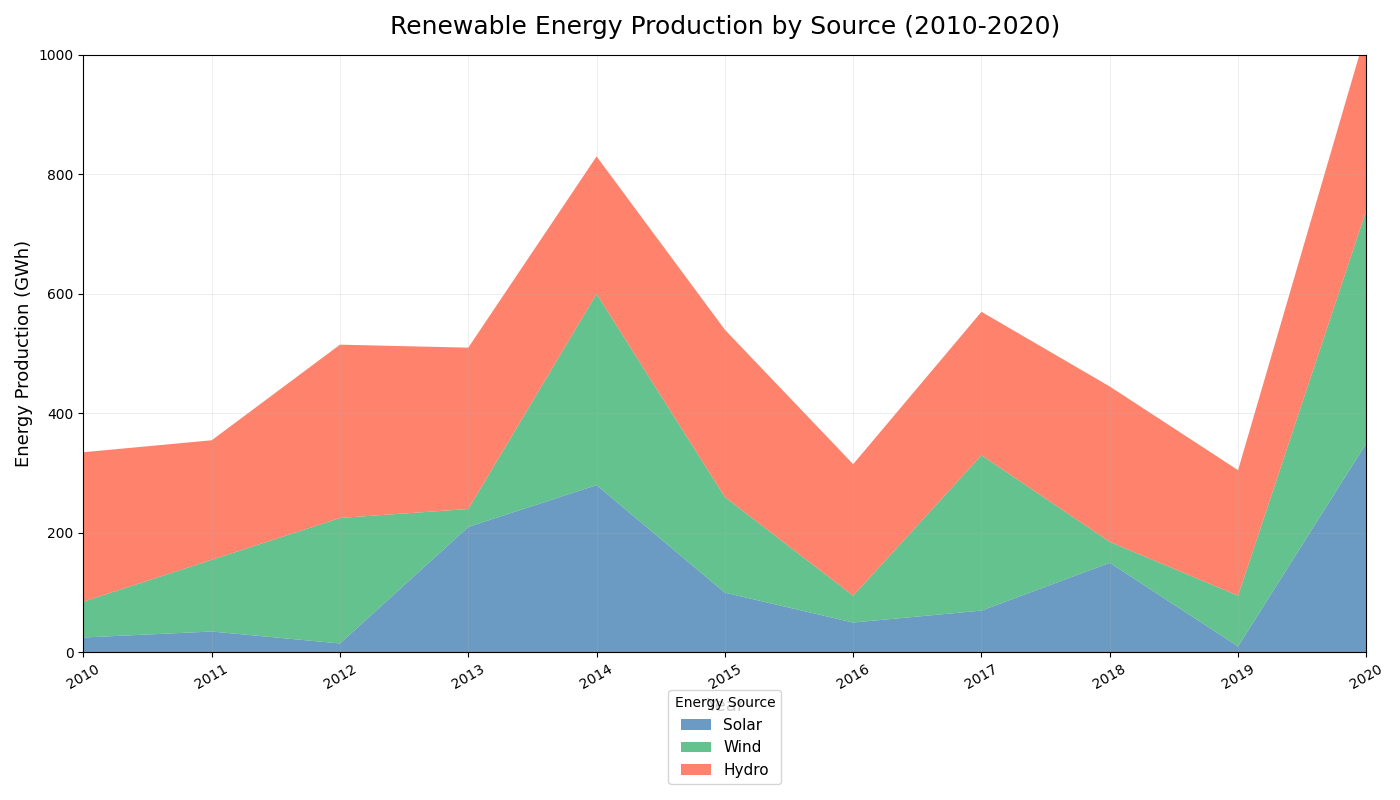

Here is the Python script that generated this plot:
import matplotlib.pyplot as plt
import numpy as np

years = np.arange(2010, 2021)

# Manually shuffled energy data to preserve structure while altering content
solar_energy = np.array([25, 35, 15, 210, 280, 100, 50, 70, 150, 10, 350])
wind_energy = np.array([60, 120, 210, 30, 320, 160, 45, 260, 35, 85, 390])
hydro_energy = np.array([250, 200, 290, 270, 230, 280, 220, 240, 260, 210, 300])

fig, ax = plt.subplots(figsize=(14, 8))

ax.stackplot(years, solar_energy, wind_energy, hydro_energy,
             labels=['Solar', 'Wind', 'Hydro'],
             colors=['#4682B4', '#3CB371', '#FF6347'], alpha=0.8)

ax.set_title("Renewable Energy Production by Source (2010-2020)",
             fontsize=18, fontweight='medium', pad=15)
ax.set_xlabel('Year', fontsize=13)
ax.set_ylabel('Energy Production (GWh)', fontsize=13)
ax.set_xlim(years[0], years[-1])
ax.set_ylim(0, 1000)

ax.set_xticks(years)
plt.xticks(rotation=30)

ax.legend(loc='upper center', bbox_to_anchor=(0.5, -0.05), title="Energy Source", fontsize=11)

ax.grid(True, linestyle='-', linewidth=0.5, alpha=0.3)

plt.tight_layout()

plt.show()
